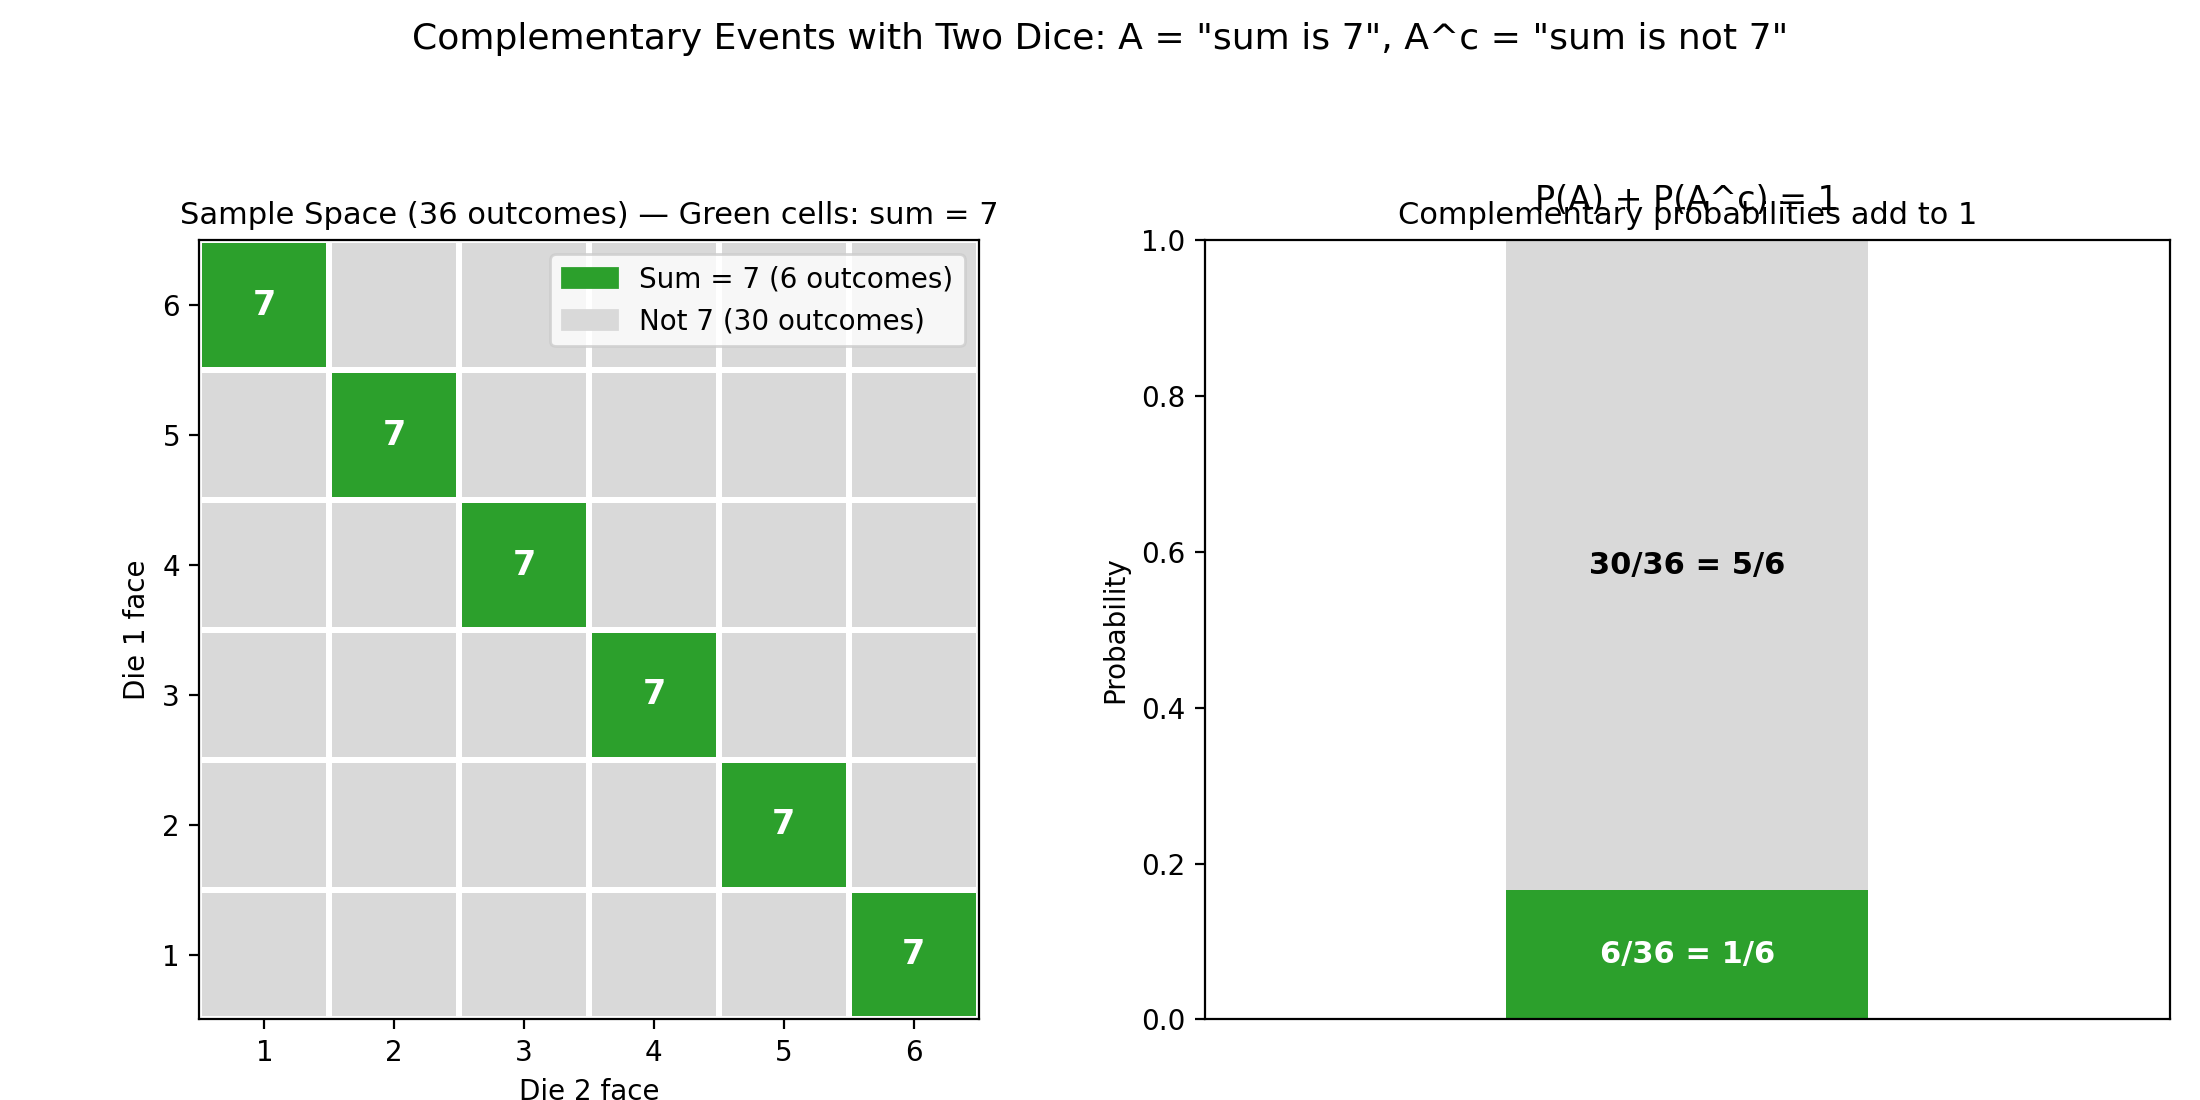

Recreate this plot in Python.
import numpy as np
import matplotlib.pyplot as plt
from matplotlib.colors import ListedColormap
import matplotlib.patches as mpatches

# Data setup: two fair dice (faces 1..6)
sides = np.arange(1, 7)
# s[i, j] = (die1 = i+1) + (die2 = j+1)
s = sides[:, None] + sides[None, :]
mask_sum7 = (s == 7).astype(int)  # 1 where sum=7, 0 otherwise

# Probabilities
favorable = int(mask_sum7.sum())        # 6
unfavorable = 36 - favorable             # 30
p_sum7 = favorable / 36.0                # 1/6
p_not7 = 1.0 - p_sum7                    # 5/6

# Colors
color_event = "#2ca02c"   # green for Sum=7
color_comp = "#d9d9d9"    # light gray for Not 7
cmap = ListedColormap([color_comp, color_event])

fig = plt.figure(figsize=(11, 5.5), dpi=200)

# Left subplot: Sample space grid highlighting complementary events
ax1 = fig.add_subplot(1, 2, 1)
# Create cell boundary grid for pcolormesh
x = np.arange(7)
y = np.arange(7)
X, Y = np.meshgrid(x, y)
# Draw the grid with categories
pc = ax1.pcolormesh(X, Y, mask_sum7, cmap=cmap, edgecolors='white', linewidth=1.5, shading='flat')
ax1.set_aspect('equal')
ax1.set_xlim(0, 6)
ax1.set_ylim(0, 6)
ax1.set_xticks(np.arange(6) + 0.5)
ax1.set_yticks(np.arange(6) + 0.5)
ax1.set_xticklabels([str(i) for i in sides])
ax1.set_yticklabels([str(i) for i in sides])
ax1.set_xlabel('Die 2 face')
ax1.set_ylabel('Die 1 face')
ax1.set_title('Sample Space (36 outcomes) — Green cells: sum = 7', fontsize=11)

# Annotate the green cells with '7' to emphasize the event
for i in range(6):
    for j in range(6):
        if s[i, j] == 7:
            ax1.text(j + 0.5, i + 0.5, '7', ha='center', va='center', color='white', fontsize=12, fontweight='bold')

# Legend for left plot
legend_patches = [
    mpatches.Patch(color=color_event, label=f'Sum = 7 (6 outcomes)'),
    mpatches.Patch(color=color_comp, label=f'Not 7 (30 outcomes)')
]
ax1.legend(handles=legend_patches, loc='upper right', frameon=True)

# Right subplot: Stacked bar to show complement adds to 1
ax2 = fig.add_subplot(1, 2, 2)
ax2.bar(0, p_sum7, width=0.6, color=color_event, label='Sum = 7')
ax2.bar(0, p_not7, bottom=p_sum7, width=0.6, color=color_comp, label='Not 7')
ax2.set_xlim(-0.8, 0.8)
ax2.set_ylim(0, 1.0)
ax2.set_xticks([])
ax2.set_ylabel('Probability')
ax2.set_title('Complementary probabilities add to 1', fontsize=11)

# Annotate segment values and fractions
ax2.text(0, p_sum7 / 2, '6/36 = 1/6', ha='center', va='center', color='white', fontsize=11, fontweight='bold')
ax2.text(0, p_sum7 + p_not7 / 2, '30/36 = 5/6', ha='center', va='center', color='black', fontsize=11, fontweight='bold')

# Equation text emphasizing complement rule
ax2.text(0, 1.03, 'P(A) + P(A^c) = 1', ha='center', va='bottom', fontsize=12)

# Subplot overall title
fig.suptitle('Complementary Events with Two Dice: A = "sum is 7", A^c = "sum is not 7"', fontsize=13)

fig.tight_layout(rect=[0, 0, 1, 0.92])

# Save figure to working directory
output_filename = 'complementary_events_dice.png'
plt.savefig(output_filename, dpi=200)
plt.close(fig)
print(f"Saved figure to {output_filename}")
